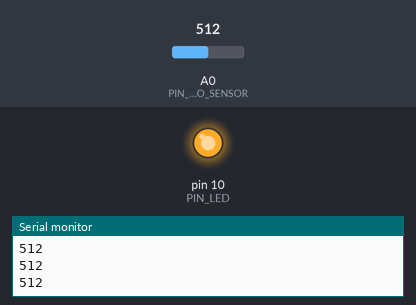
Simulated run of this sketch. Board: Arduino Uno, built with avr-gcc and run on an emulated ATmega328P. Shown: output pins drawn as LEDs (lit = HIGH), the last lines printed to the serial monitor. Inputs (shaded band) come from the test bench; at power-on: A0 (PIN_PHOTO_SENSOR) = 512.

Above: at 1.2 s.
1.3 s: A0 (PIN_PHOTO_SENSOR) set to 589
2.8 s: A0 (PIN_PHOTO_SENSOR) set to 607
At 4.0 s:
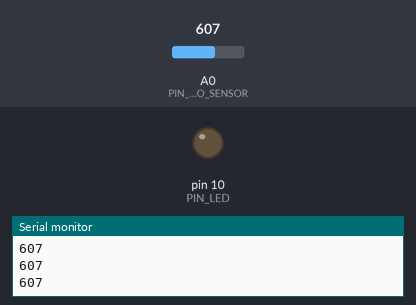
4.3 s: A0 (PIN_PHOTO_SENSOR) set to 590
At 5.1 s:
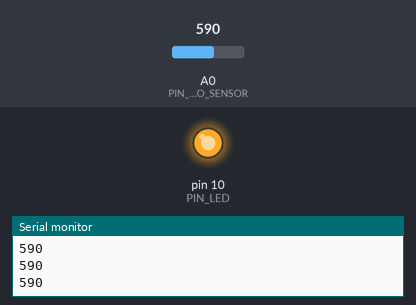
5.8 s: A0 (PIN_PHOTO_SENSOR) set to 610
At 6.3 s:
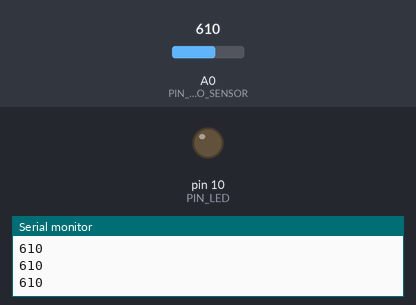
Timing chart, 0 to 8.3 s (numbered marks = the images above; inputs shaded):
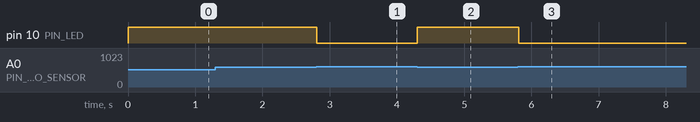

The sketch:

photorez_otput.ino
```cpp
#define PIN_LED 10
#define PIN_PHOTO_SENSOR A0

void setup() {
  Serial.begin(9600);
  pinMode(PIN_LED, OUTPUT);
}

void loop() {
  int val = analogRead(PIN_PHOTO_SENSOR);
  Serial.println(val);
  if (val < 600) {
    digitalWrite(PIN_LED, HIGH);
  } else {
    digitalWrite(PIN_LED, LOW);
  }
}
```

Measured:
- the behaviour switches between 599 and 600 on A0 (PIN_PHOTO_SENSOR) (found by bisection; images 0 and 1)
- after the input at 2.8 s, pin 10 (PIN_LED): HIGH → LOW at once
- after the input at 4.3 s, pin 10 (PIN_LED): LOW → HIGH at once
- after the input at 5.8 s, pin 10 (PIN_LED): HIGH → LOW at once
